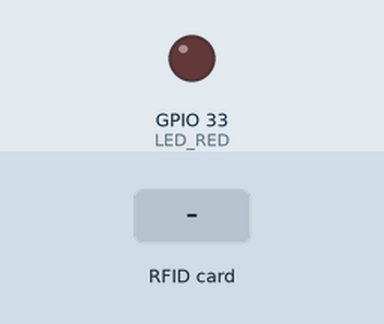
This sketch was run on a simulated ESP32. Parts: output pins drawn as LEDs (lit = HIGH). Dashed ring = blinking. The inputs (shaded band) are chosen by the test bench. WiFi joins after 1.5 s; servers stay silent unless stated; uploads are accepted with an empty reply; what the sketch prints to the serial monitor is not drawn.

Above: at 3.8 s.
3.9 s: RFID card 5E 7A 19 C4 held to the reader
At 4.18 s:
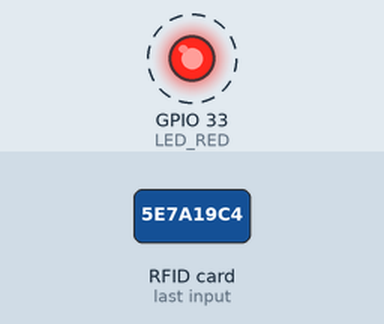
Timing chart, 0 to 6.9 s (numbered marks = the images above; inputs shaded):
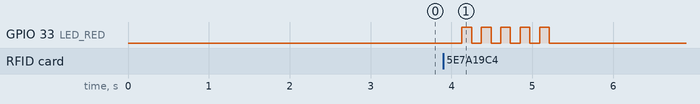

The sketch:

arduino_b.ino
```cpp
#include <WiFi.h>
#include <HTTPClient.h>
#include <SPI.h>
#include <MFRC522.h>

// --- WIFI ---
#define WIFI_SSID "Yanik"
#define WIFI_PASSWORD "uxac4246"

// --- BACKEND URL ---
#define SERVER_URL "http://172.21.174.152:5000/api/attendance/scan"
#define DEVICE_ID "esp32-gate-2"
#define GATE_ID "building-exit"

// --- PINS ---
#define SS_PIN    5
#define RST_PIN   4
#define SCK_PIN   16
#define MISO_PIN  17
#define MOSI_PIN  23
#define LED_RED   33

// --- OBJECT ---
MFRC522 rfid(SS_PIN, RST_PIN);

void connectWiFi();
void ensureWiFiConnected();
void sendExitToBackend(String uid);
String getUID();
void successBlink();
void warningBlink();
void errorBlink();

void setup() {
  Serial.begin(115200);
  delay(1000);

  pinMode(LED_RED, OUTPUT);
  digitalWrite(LED_RED, LOW);

  SPI.begin(SCK_PIN, MISO_PIN, MOSI_PIN, SS_PIN);
  rfid.PCD_Init();
  delay(100);
  Serial.println("[OK] RFID initialized");

  connectWiFi();
  Serial.println("[STATE] Exit scanner ready");
}

void loop() {
  ensureWiFiConnected();

  if (rfid.PICC_IsNewCardPresent() && rfid.PICC_ReadCardSerial()) {
    String uid = getUID();

    Serial.print("[DATA] Exit UID: ");
    Serial.println(uid);

    if (uid.length() > 0) {
      sendExitToBackend(uid);
    } else {
      Serial.println("[ERROR] Empty UID");
      errorBlink();
    }

    rfid.PICC_HaltA();
    rfid.PCD_StopCrypto1();
    delay(1000);
  }
}

void sendExitToBackend(String uid) {
  ensureWiFiConnected();

  if (WiFi.status() != WL_CONNECTED) {
    Serial.println("[ERROR] WiFi not connected");
    errorBlink();
    return;
  }

  HTTPClient http;
  http.begin(SERVER_URL);
  http.addHeader("Content-Type", "application/json");
  http.setTimeout(10000);

  String body = "{\"uid\":\"" + uid + "\",\"action\":\"EXIT\",\"deviceId\":\"" +
                String(DEVICE_ID) + "\",\"gateId\":\"" + String(GATE_ID) + "\"}";

  Serial.print("[HTTP] POST URL: ");
  Serial.println(SERVER_URL);
  Serial.print("[HTTP] Payload: ");
  Serial.println(body);

  int httpCode = http.POST(body);

  Serial.print("[HTTP] Code: ");
  Serial.println(httpCode);

  if (httpCode > 0) {
    String response = http.getString();
    Serial.println("[RESPONSE] " + response);

    if (response.indexOf("EXIT_MARKED") >= 0) {
      successBlink();
    } else if (response.indexOf("EXIT_ALREADY_MARKED") >= 0) {
      warningBlink();
    } else {
      errorBlink();
    }
  } else {
    Serial.print("[ERROR] Request failed: ");
    Serial.println(http.errorToString(httpCode));
    errorBlink();
  }

  http.end();
}

String getUID() {
  String content = "";
  for (byte i = 0; i < rfid.uid.size; i++) {
    if (rfid.uid.uidByte[i] < 0x10) {
      content += "0";
    }
    content += String(rfid.uid.uidByte[i], HEX);
  }
  content.toUpperCase();
  return content;
}

void connectWiFi() {
  Serial.print("[WIFI] Connecting");
  WiFi.begin(WIFI_SSID, WIFI_PASSWORD);

  while (WiFi.status() != WL_CONNECTED) {
    delay(500);
    Serial.print(".");
  }

  Serial.println("\n[WIFI] Connected");
  Serial.print("[WIFI] ESP32 IP: ");
  Serial.println(WiFi.localIP());
}

void ensureWiFiConnected() {
  if (WiFi.status() == WL_CONNECTED) {
    return;
  }

  Serial.println("[WIFI] Connection lost, reconnecting...");
  WiFi.disconnect();
  connectWiFi();
}

void successBlink() {
  digitalWrite(LED_RED, HIGH);
  delay(1000);
  digitalWrite(LED_RED, LOW);
}

void warningBlink() {
  for (int i = 0; i < 2; i++) {
    digitalWrite(LED_RED, HIGH);
    delay(200);
    digitalWrite(LED_RED, LOW);
    delay(250);
  }
}

void errorBlink() {
  for (int i = 0; i < 5; i++) {
    digitalWrite(LED_RED, HIGH);
    delay(120);
    digitalWrite(LED_RED, LOW);
    delay(120);
  }
}
```

Measured:
- after the input at 3.9 s, GPIO 33 (LED_RED): alternates HIGH for 0.12 s and LOW for 0.12 s, 10 changes in all, then stays LOW, starting after 0.23 s
